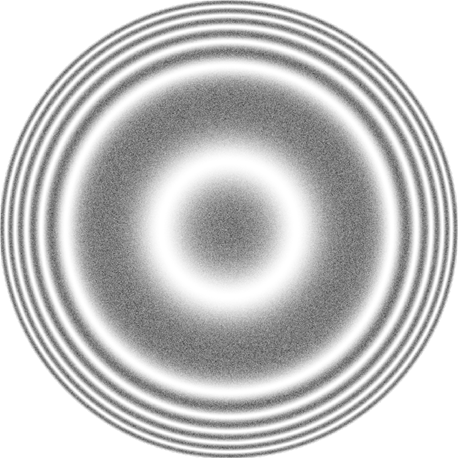
#> input picture 1.png, 458 x 458 px; its folder holds 4 pictures in this run
$ python phase_measure.py
#> lines starting #> are read from the running program, lines starting #| are printed output that depends on the picture
# -*- coding: utf-8 -*-
"""
Created on Tue Jan 12 16:27:10 2021

@author: bit_YUAN
"""

import cv2
import numpy as np
import math
import matplotlib.pyplot as plt
from mpl_toolkits.mplot3d import Axes3D
import xlsxwriter
class opt_phase_measure:
    #光电测试大作业 五步移相法+解包裹+三维显示
    def __init__(self):
        self.img_list = []
        for i in range(1,6): #读五张图
            img = cv2.imread(str(i)+'.png',0)
#> img is the input picture: shape (458, 458); min 73, max 255, mean 196.5
#            img = cv2.imread('int'+str(i)+'.bmp',0)
            img = cv2.bilateralFilter(img,12,60,60) #双边滤波
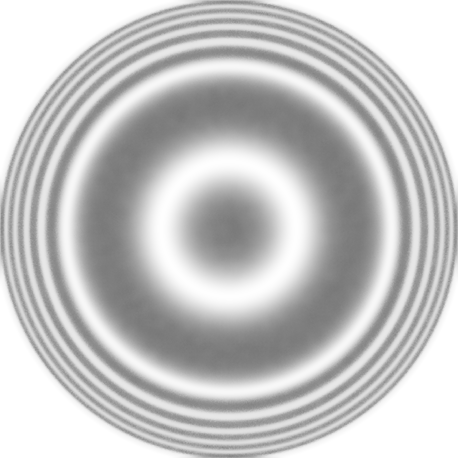
#> img: shape (458, 458); min 120, max 255, mean 196.7
            self.img_list.append(img)
#> pass 2 of the loop in __init__, `for i in range(1,6):`:
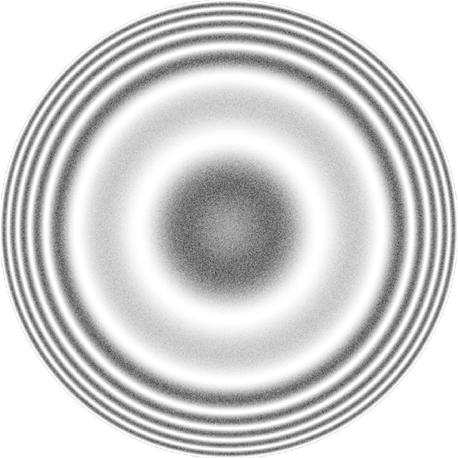
#> input picture 2.png, 458 x 458 px
#> in __init__, img is the input picture: shape (458, 458); min 65, max 255, mean 208.9
#> in __init__, `img = cv2.bilateralFilter(img,12,60,60)`:
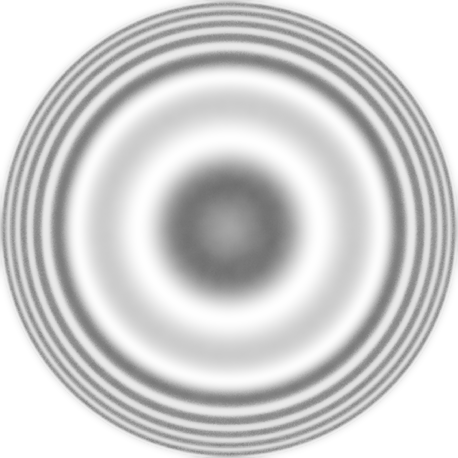
#> img: shape (458, 458); min 110, max 255, mean 209.1
#> pass 3 of the loop in __init__, `for i in range(1,6):`:
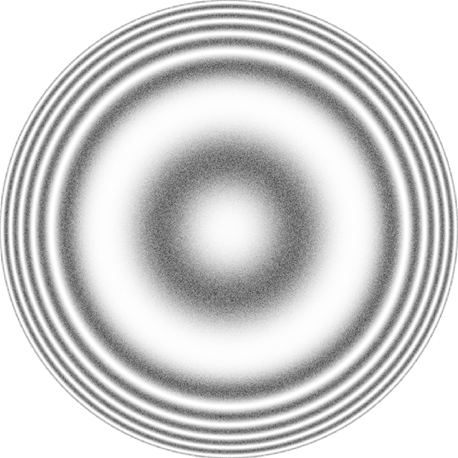
#> input picture 3.png, 458 x 458 px
#> in __init__, img is the input picture: shape (458, 458); min 69, max 255, mean 206.6
#> in __init__, `img = cv2.bilateralFilter(img,12,60,60)`:
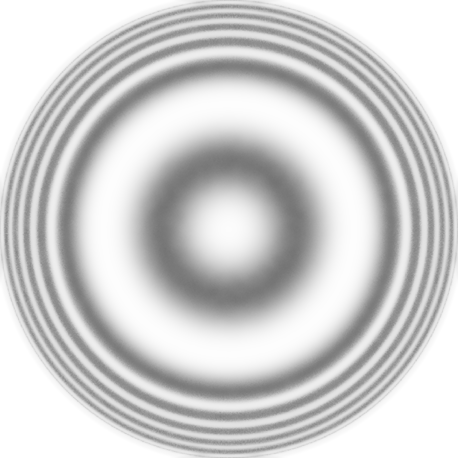
#> img: shape (458, 458); min 115, max 255, mean 206.8
#> the loop made 5 passes; the first 3 are shown

        self.height = img.shape[1]
        self.width = img.shape[0] #存储干涉图像尺寸
        self.circle_img = np.zeros((img.shape),dtype = np.float32)

        cv2.circle(self.circle_img, (self.height//2,self.width//2), int((self.height*0.9)//2), (1, 1, 1), -1)
        print(self.circle_img.shape)

        self.org_phase = np.zeros((self.width ,self.height),dtype = np.float64)
        self.I = np.zeros((len(self.img_list)),dtype = np.float64)
    def zernike(self):
        pass

    # [77 lines left out: functions fake_color, phase_warp, phase_unwarp, write_excel, not called in this run]

#> (the run stopped early here; a loop or call above may not have finished)
